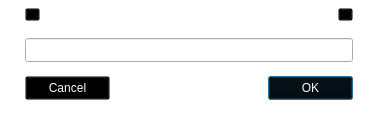
<?xml version="1.0" encoding="UTF-8"?>
<ui version="4.0">
 <class>PinInputDialog</class>
 <widget class="QDialog" name="PinInputDialog">
  <property name="geometry">
   <rect>
    <x>0</x>
    <y>0</y>
    <width>378</width>
    <height>115</height>
   </rect>
  </property>
  <property name="minimumSize">
   <size>
    <width>378</width>
    <height>115</height>
   </size>
  </property>
  <property name="maximumSize">
   <size>
    <width>378</width>
    <height>115</height>
   </size>
  </property>
  <property name="windowTitle">
   <string>Dialog</string>
  </property>
  <property name="styleSheet">
   <string notr="true">QPushButton{
	background-color: transparent;
}
QLabel
{
	font:13px &quot;Source Han Sans CN Light&quot;;	
	color: rgb(199, 199, 199);
}
QLineEdit
{
	padding-left:3px;
	padding-right:3px;
	font: 14px &quot;Source Han Sans CN Light&quot;;
	border-image: url(://Resources/pathEdit_bg.png);
	color: rgb(202, 202, 202);
}
QDialog{
	background-color:transparent;
}	
QPushButton#pushButtonCloseWin, QPushButton#pushButtonCloseMac{
	border-image: url(://Resources/close_default.png);
}
QPushButton#pushButtonCloseWin:hover, QPushButton#pushButtonCloseMac:hover{
	border-image: url(://Resources/close_hover.png);
}
QPushButton#pushButtonCloseWin:pressed, QPushButton#pushButtonClosMac:pressed{
	border-image: url(://Resources/close_pressed.png);
}
QPushButton#pushButtonOK{
	color: rgb(255, 255, 255);
	border-image: url(://Resources/blue_default.png);
}
QPushButton#pushButtonOK:hover{
	border-image: url(://Resources/blue_hover.png);
}
QPushButton#pushButtonOK:pressed{
	border-image: url(://Resources/blue_pressed.png);
}
QPushButton#pushButtonOK:disabled{
	color: rgb(180, 180, 180);
}
QPushButton#pushButtonCancel{
	color: rgb(255, 255, 255);
	border-image: url(://Resources/btn_default.png);
}
QPushButton#pushButtonCancel:hover{
	border-image: url(://Resources/btn_hover.png);
}
QPushButton#pushButtonCancel:pressed{
	border-image: url(://Resources/btn_pressed.png);
}</string>
  </property>
  <layout class="QVBoxLayout" name="verticalLayout_3">
   <property name="spacing">
    <number>2</number>
   </property>
   <property name="leftMargin">
    <number>25</number>
   </property>
   <property name="topMargin">
    <number>5</number>
   </property>
   <property name="rightMargin">
    <number>25</number>
   </property>
   <property name="bottomMargin">
    <number>15</number>
   </property>
   <item>
    <layout class="QHBoxLayout" name="horizontalLayout_2">
     <item>
      <widget class="QPushButton" name="pushButtonCloseMac">
       <property name="minimumSize">
        <size>
         <width>15</width>
         <height>13</height>
        </size>
       </property>
       <property name="maximumSize">
        <size>
         <width>15</width>
         <height>13</height>
        </size>
       </property>
       <property name="text">
        <string/>
       </property>
      </widget>
     </item>
     <item>
      <spacer name="horizontalSpacer">
       <property name="orientation">
        <enum>Qt::Horizontal</enum>
       </property>
       <property name="sizeHint" stdset="0">
        <size>
         <width>40</width>
         <height>20</height>
        </size>
       </property>
      </spacer>
     </item>
     <item>
      <widget class="QPushButton" name="pushButtonCloseWin">
       <property name="minimumSize">
        <size>
         <width>15</width>
         <height>13</height>
        </size>
       </property>
       <property name="maximumSize">
        <size>
         <width>15</width>
         <height>13</height>
        </size>
       </property>
       <property name="text">
        <string/>
       </property>
      </widget>
     </item>
    </layout>
   </item>
   <item>
    <spacer name="verticalSpacer_2">
     <property name="orientation">
      <enum>Qt::Vertical</enum>
     </property>
     <property name="sizeHint" stdset="0">
      <size>
       <width>20</width>
       <height>40</height>
      </size>
     </property>
    </spacer>
   </item>
   <item>
    <widget class="QLineEdit" name="lineEditPin">
     <property name="minimumSize">
      <size>
       <width>0</width>
       <height>24</height>
      </size>
     </property>
     <property name="maximumSize">
      <size>
       <width>16777215</width>
       <height>24</height>
      </size>
     </property>
    </widget>
   </item>
   <item>
    <spacer name="verticalSpacer">
     <property name="orientation">
      <enum>Qt::Vertical</enum>
     </property>
     <property name="sizeHint" stdset="0">
      <size>
       <width>20</width>
       <height>40</height>
      </size>
     </property>
    </spacer>
   </item>
   <item>
    <layout class="QHBoxLayout" name="horizontalLayout">
     <item>
      <widget class="QPushButton" name="pushButtonCancel">
       <property name="minimumSize">
        <size>
         <width>85</width>
         <height>24</height>
        </size>
       </property>
       <property name="maximumSize">
        <size>
         <width>85</width>
         <height>24</height>
        </size>
       </property>
       <property name="text">
        <string>Cancel</string>
       </property>
      </widget>
     </item>
     <item>
      <spacer name="horizontalSpacer_2">
       <property name="orientation">
        <enum>Qt::Horizontal</enum>
       </property>
       <property name="sizeHint" stdset="0">
        <size>
         <width>40</width>
         <height>20</height>
        </size>
       </property>
      </spacer>
     </item>
     <item>
      <widget class="QPushButton" name="pushButtonOK">
       <property name="minimumSize">
        <size>
         <width>85</width>
         <height>24</height>
        </size>
       </property>
       <property name="maximumSize">
        <size>
         <width>85</width>
         <height>24</height>
        </size>
       </property>
       <property name="cursor">
        <cursorShape>PointingHandCursor</cursorShape>
       </property>
       <property name="styleSheet">
        <string notr="true"/>
       </property>
       <property name="text">
        <string>OK</string>
       </property>
       <property name="default">
        <bool>true</bool>
       </property>
      </widget>
     </item>
    </layout>
   </item>
  </layout>
 </widget>
 <resources>
  <include location="../shareimages.qrc"/>
 </resources>
 <connections/>
</ui>
